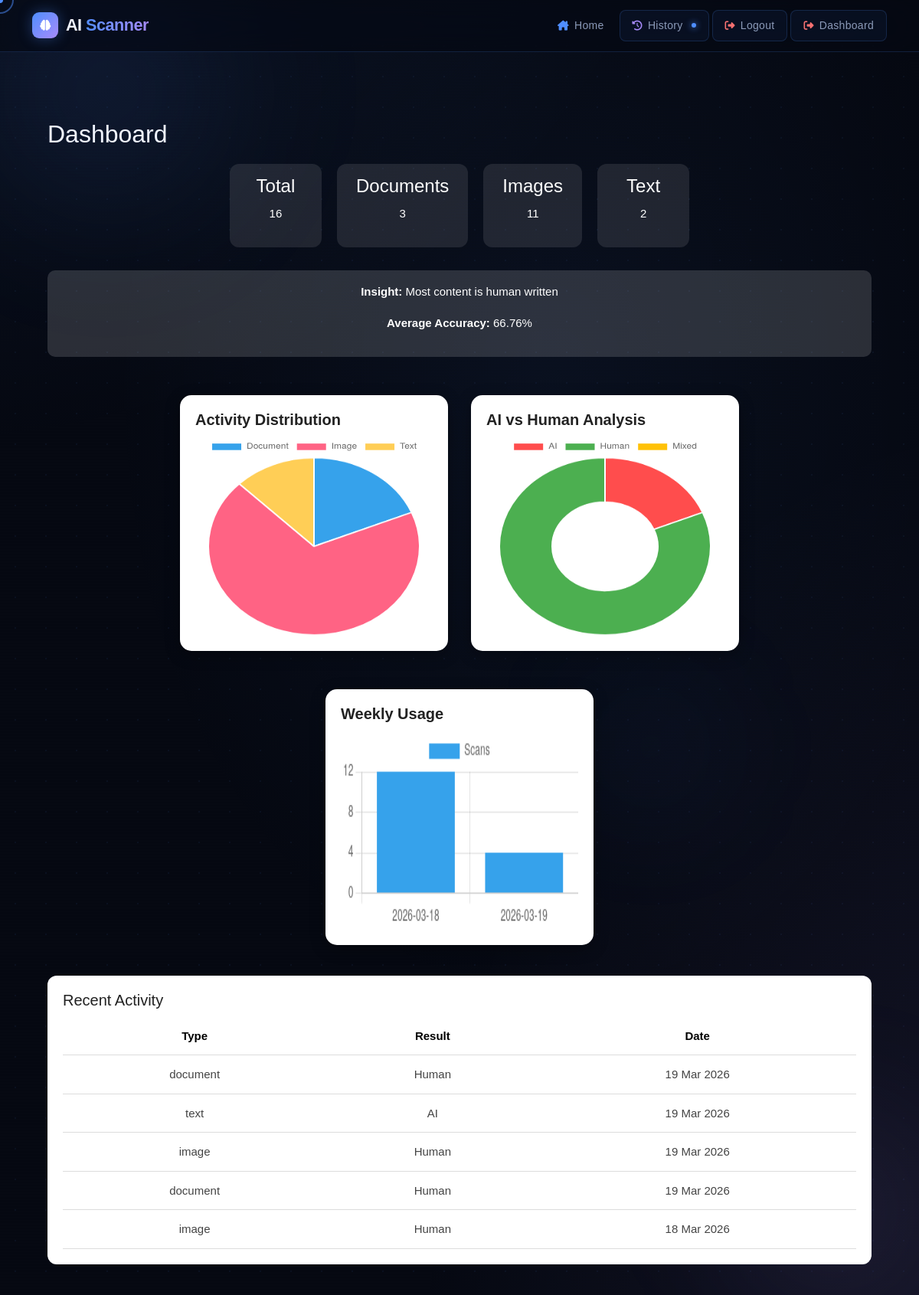
Page /dashboard/ (signed in) on the committed database.
### scanner/models.py (models this page shows, shortened)
class ScanHistory(models.Model):
        SCAN_TYPES = (
            ("document", "Document"),
            ("image", "Image"),
            ("text", "Text"),
        )
        user = models.ForeignKey(User, on_delete=models.CASCADE, null=True, blank=True)
        scan_type = models.CharField(max_length=20, choices=SCAN_TYPES)
        file_name = models.CharField(max_length=255, blank=True)
        result = models.CharField(max_length=100)
        accuracy = models.FloatField()
        details = models.TextField(blank=True)
        created_at = models.DateTimeField(auto_now_add=True)

### scanner/views.py (the view)
# urls.py: path('dashboard/', views.dashboard, name='dashboard'),
@login_required
def dashboard(request):
    user = request.user
    scans = ScanHistory.objects.filter(user=user)
    total_scans = scans.count()
    doc_count = scans.filter(scan_type="document").count()
    img_count = scans.filter(scan_type="image").count()
    text_count = scans.filter(scan_type="text").count()
    ai_count = scans.filter(result__icontains="ai").count()
    human_count = scans.filter(result__icontains="human").count()
    mixed_count = scans.filter(result__icontains="mixed").count()
    avg_accuracy = scans.aggregate(avg=Avg('accuracy'))['avg'] or 0
    if ai_count > human_count:
        insight = "Most content is AI generated"
    else:
        insight = "Most content is human written"
    weekly = (
        scans.annotate(date=TruncDate('created_at'))
        .values('date')
        .annotate(count=Count('id'))
        .order_by('date')
    )
    dates = [str(item['date']) for item in weekly]
    counts = [item['count'] for item in weekly]
    recent_scans = scans.order_by('-created_at')[:5]
    context = {
        "total_scans": total_scans,
        "doc_count": doc_count,
        "img_count": img_count,
        "text_count": text_count,
        "ai_count": ai_count,
        "human_count": human_count,
        "mixed_count": mixed_count,
        "avg_accuracy": round(avg_accuracy, 2),
        "insight": insight,
        "dates": dates,
        "counts": counts,
        "recent_scans": recent_scans,
    }
    return render(request, "dashboard.html", context)

### templates/dashboard.html (shortened to what this page needs)
{% extends 'base.html' %}
{% load static %}
{% block content %}
<link rel="stylesheet" href="{% static 'css/dashboard.css' %}">
<link rel="stylesheet" href="https://cdnjs.cloudflare.com/ajax/libs/font-awesome/6.5.0/css/all.min.css">
<div class="dashboard-wrapper">
    <div class="dashboard-container">
        <h2 class="dashboard-title">Dashboard</h2>
        <div class="stats-grid">
            <div class="stat-card">
                <h4>Total</h4>
                <p>{{ total_scans }}</p>
            </div>
            <div class="stat-card">
                <h4>Documents</h4>
                <p>{{ doc_count }}</p>
            </div>
            <div class="stat-card">
                <h4>Images</h4>
                <p>{{ img_count }}</p>
            </div>
            <div class="stat-card">
                <h4>Text</h4>
                <p>{{ text_count }}</p>
            </div>
        </div>
        <div class="insight-box">
            <p><strong>Insight:</strong> {{ insight }}</p>
            <p><strong>Average Accuracy:</strong> {{ avg_accuracy }}%</p>
        </div>
        <div class="charts-wrapper">
            <div class="chart-card">
                <h5>Activity Distribution</h5>
                <canvas id="activityChart"></canvas>
            </div>
            <div class="chart-card">
                <h5>AI vs Human Analysis</h5>
                <canvas id="resultChart"></canvas>
            </div>
        </div>
        <div class="charts-wrapper">
            <div class="chart-card">
                <h5>Weekly Usage</h5>
                <canvas id="weeklyChart"></canvas>
            </div>
        </div>
        <div class="recent-box">
            <h5>Recent Activity</h5>
            <table>
                <tr>
                    <th>Type</th>
                    <th>Result</th>
                    <th>Date</th>
                </tr>
                {% for scan in recent_scans %}
                <tr>
                    <td>{{ scan.scan_type }}</td>
                    <td>{{ scan.result }}</td>
                    <td>{{ scan.created_at|date:"d M Y" }}</td>
                </tr>
                {% endfor %}
            </table>
        </div>
    </div>
</div>
<script>
const doc = {{ doc_count|default:0 }};
const img = {{ img_count|default:0 }};
const text = {{ text_count|default:0 }};
const ai = {{ ai_count|default:0 }};
const human = {{ human_count|default:0 }};
const mixed = {{ mixed_count|default:0 }};
const dates = {{ dates|safe }};
const counts = {{ counts|safe }};
// Activity Chart
new Chart(document.getElementById('activityChart'), {
    type: 'pie',
    data: {
        labels: ['Document', 'Image', 'Text'],
        datasets: [{
            data: [doc, img, text],
            backgroundColor: ['#36A2EB', '#FF6384', '#FFCE56']
        }]
    }
});
// Result Chart
new Chart(document.getElementById('resultChart'), {
    type: 'doughnut',
    data: {
        labels: ['AI', 'Human', 'Mixed'],
        datasets: [{
            data: [ai, human, mixed],
            backgroundColor: ['#ff4d4d', '#4CAF50', '#FFC107']
        }]
    }
});
// Weekly Chart
new Chart(document.getElementById('weeklyChart'), {
    type: 'bar',
    data: {
        labels: dates,
        datasets: [{
            label: 'Scans',
            data: counts,
            backgroundColor: '#36A2EB'
        }]
    }
});
</script>
{% endblock %}

### static/css/style.css (style rules this page uses)
:root { --bg-deep: #060912; --bg-mid: #0d1120; --bg-card: #111827; --accent: #4f8eff; --accent-glow: rgba(79, 142, 255, 0.35); --accent2: #a78bfa; --accent2-glow:rgba(167,139,250,0.3); --text-primary:#f0f4ff; --text-muted: #8b9ab8; --border: rgba(79,142,255,0.18); --nav-h: 68px; --radius: 14px; --transition: 0.35s cubic-bezier(0.4,0,0.2,1); }
*, *::before, *::after { box-sizing: border-box; margin: 0; padding: 0; }
html { scroll-behavior: smooth; }
body { background: var(--bg-deep); color: var(--text-primary); font-family: 'Space Grotesk', sans-serif; font-size: 15px; line-height: 1.7; min-height: 100vh; overflow-x: hidden; cursor: none; }

### static/css/dashboard.css (style rules this page uses)
.dashboard-wrapper { display: flex; justify-content: center; padding: 40px 20px; }
.dashboard-container { width: 100%; max-width: 1100px; }
.stats-grid { display: flex; justify-content: center; gap: 20px; margin-top: 20px; }
.stat-card { background: rgba(255,255,255,0.1); padding: 15px 25px; border-radius: 12px; text-align: center; color: #fff; min-width: 120px; }
.insight-box { margin-top: 30px; padding: 15px; background: rgba(255,255,255,0.15); border-radius: 10px; color: #ffffff; text-align: center; font-weight: 500; }
.charts-wrapper { display: flex; justify-content: center; gap: 30px; margin-top: 50px; flex-wrap: wrap; }
.chart-card { width: 350px; background: #ffffff; padding: 20px; border-radius: 15px; box-shadow: 0px 5px 20px rgba(0,0,0,0.3); color: #000; }
.chart-card h5 { color: #222; font-weight: 600; margin-bottom: 10px; }
.chart-card canvas { width: 100% !important; height: 260px !important; }
.recent-box { margin-top: 40px; background: #ffffff; padding: 20px; border-radius: 12px; }
.recent-box h5 { color: #222; margin-bottom: 10px; }
.recent-box table { width: 100%; border-collapse: collapse; color: #333; }
.recent-box th { color: #000; font-weight: bold; }
.recent-box td { color: #444; }
.recent-box th, .recent-box td { padding: 12px; border-bottom: 1px solid #ddd; text-align: center; }
body { overflow-x: hidden; }

### rows in the picture
ScanHistory: scan_type "document", result "Human", created_at "19 Mar 2026"
ScanHistory: scan_type "text", result "AI", created_at "19 Mar 2026"
ScanHistory: scan_type "image", result "Human", created_at "19 Mar 2026"
ScanHistory: scan_type "document", result "Human", created_at "19 Mar 2026"
ScanHistory: scan_type "image", result "Human", created_at "18 Mar 2026"

### other values in the picture
{{ total_scans }} "16"
{{ doc_count }} "3"
{{ img_count }} "11"
{{ text_count }} "2"
{{ insight }} "Most content is human written"
{{ avg_accuracy }} "66.76"
